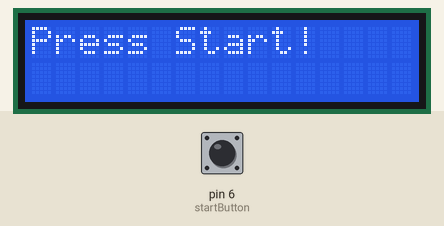
Recording of a sketch running on a simulated Arduino Uno, built with avr-gcc and run on an emulated ATmega328P. Parts: 16×2 character LCD. Inputs (shaded band) come from the test bench; at power-on: pin 6 (startButton) HIGH.

Above: at 1.2 s.
1.3 s: pin 6 (startButton) pulled LOW for 0.15 s
At 1.7 s:
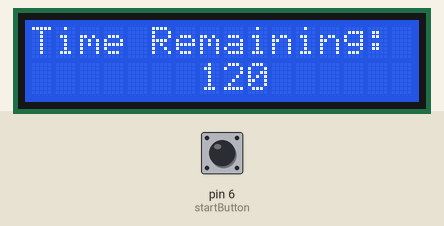
At 3.1 s:
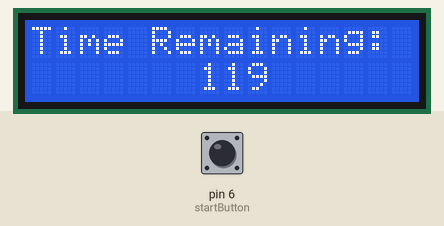
Timing chart, 0 to 4.6 s (numbered marks = the images above; inputs shaded):
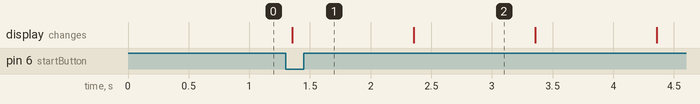

Measured:
- after the input at 1.3 s, the display: changes after 0.06 s (image 1)

The sketch:

TimerMechanics.ino
```cpp
// Graeme Welsh
// ECE 484 Timer Mechanics
#include <LiquidCrystal.h>

int seconds;
const int startButton = 6;
bool buttonPressed = false;
unsigned long debounceDelay = 50;
bool restartGame = false;

LiquidCrystal lcd(12, 11, 5, 4, 3, 2);

void setup() {
    lcd.begin(16, 2);
    pinMode(startButton, INPUT_PULLUP);
    Serial.begin(9600);
    lcd.setCursor(0, 0);
    lcd.print("Press Start!");
}

void loop() {
    if (restartGame) {
        restartGame = false;
        startGame();
    }

    int read = digitalRead(startButton);

    if (read == LOW && !buttonPressed) {
        delay(debounceDelay);
        read = digitalRead(startButton);
        if (read == LOW) {
            buttonPressed = true;
            startGame();
        }
    } else if (read == HIGH && buttonPressed) {
        buttonPressed = false;
    }
}

void startGame() {
    lcd.clear();
    lcd.print("Time Remaining: ");
    seconds = 120;

    while (seconds >= 0) {
        lcd.setCursor(7, 1);
        lcd.print("    ");
        lcd.setCursor(7, 1);
        lcd.print(seconds);
        seconds -= 1;

        if (seconds < 0) {
            lcd.clear();
            lcd.setCursor(0, 0);
            gameOver();
            delay(100);
            restartGame = true;
            return;
        }
        lcd.display();
        delay(1000);
    }
}

void gameOver() {
    lcd.clear();
    lcd.print("Game Over!");
    lcd.setCursor(0,1);
    lcd.print("Press restart");

    while(true) {
        int read = digitalRead(startButton);
        if (read == LOW) {
            lcd.clear();
            delay(100);
            return;
        }
    }
}
```
